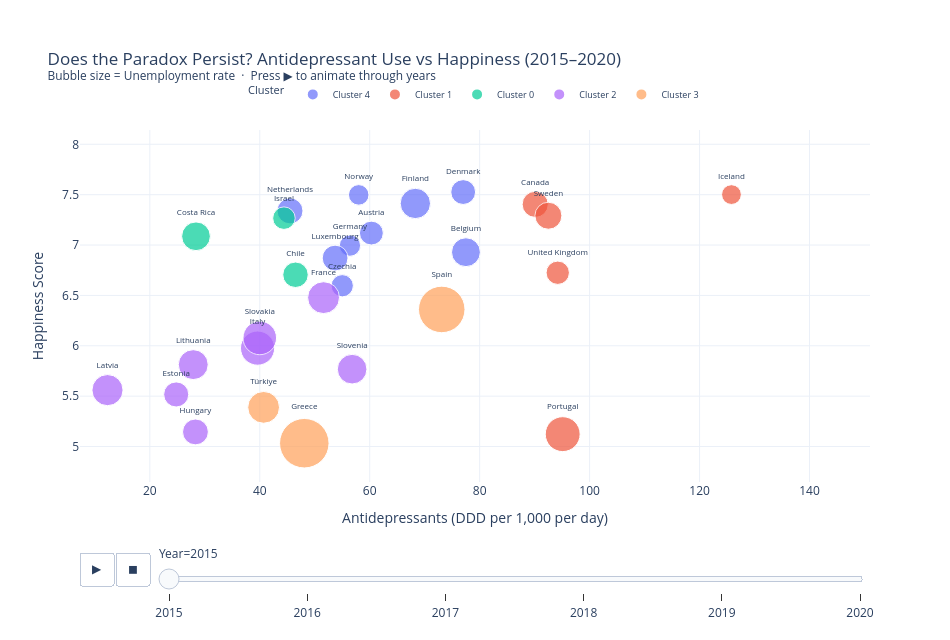

Notebook code for this chart:
### Markdown cell above
### Chart 1 — Animated Scatter: Does the Paradox Persist Each Year?

Each frame is a single year. If the positive antidepressant–happiness relationship is visible in every frame, the paradox is structural rather than an averaging artefact.

### Code cell
# Animated scatter: Happiness vs Antidepressants, year by year
# Bubble size = Unemployment  ·  Colour = cluster  ·  Text = country name

fig_anim = px.scatter(
    df_tc.sort_values("Year"),
    x="Antidepressants",
    y="Happiness",
    animation_frame="Year",
    animation_group="Country",
    size="Unemployment",
    color="Cluster_label",
    text="Country",                # country name shown on each bubble
    hover_name="Country",
    hover_data={
        "GINI": ":.1f",
        "Unemployment": ":.1f",
        "Antidepressants": ":.1f",
        "Cluster_label": False,
        "Year": False,
    },
    color_discrete_sequence=cluster_colors[:K],
    size_max=35,
    title=(
        "Does the Paradox Persist? Antidepressant Use vs Happiness (2015–2020)<br>"
        "<sup>Bubble size = Unemployment rate  ·  Press ▶ to animate through years</sup>"
    ),
    labels={
        "Antidepressants": "Antidepressants (DDD per 1,000 per day)",
        "Happiness": "Happiness Score",
        "Cluster_label": "Cluster",
    },
    template="plotly_white",
    width=950,
    height=640,
)

# Show text labels on all frames
fig_anim.update_traces(textposition="top center", textfont_size=8, mode="markers+text")

# Fix axis ranges so bubbles don't jump around between frames
fig_anim.update_layout(
    xaxis=dict(range=[df_tc["Antidepressants"].min() - 5, df_tc["Antidepressants"].max() + 5]),
    yaxis=dict(range=[df_tc["Happiness"].min() - 0.3,     df_tc["Happiness"].max() + 0.3]),
    # Horizontal legend just below the subtitle, above the plot
    legend=dict(
        title_text="Cluster",
        orientation="h",
        x=0.5, xanchor="center",
        y=1.06, yanchor="bottom",
        font=dict(size=9),
    ),
    margin=dict(t=130, b=100),
)

fig_anim.show()
fig_anim.write_html("./docs/visualizations/happiness_animated.html", include_plotlyjs="cdn")
print("Saved → ./docs/visualizations/happiness_animated.html")

### Figure 1 — Plotly figure (JSON) as saved in the notebook; plotly's stock layout.template omitted (floating-point values rounded to 4 significant figures)
{"data": [{"customdata": [[30.5, 5.802, "Cluster 4", 2015], [27.7, 8.482, "Cluster 4", 2015], [25.9, 5.048, "Cluster 4", 2015], [28.2, 6.278, "Cluster 4", 2015], [27.1, 9.376, "Cluster 4", 2015], [31.4, 4.612, "Cluster 4", 2015], [32.9, 6.796, "Cluster 4", 2015], [27.5, 4.296, "Cluster 4", 2015], [28.2, 6.872, "Cluster 4", 2015]], "hovertemplate": "<b>%{hovertext}</b><br><br>Antidepressants (DDD per 1,000 per day)=%{x:.1f}<br>Happiness Score=%{y}<br>Unemployment=%{customdata[1]:.1f}<br>Country=%{text}<br>GINI=%{customdata[0]:.1f}<extra></extra>", "hovertext": ["Austria", "Belgium", "Czechia", "Denmark", "Finland", "Germany", "Luxembourg", "Norway", "Netherlands"], "ids": ["Austria", "Belgium", "Czechia", "Denmark", "Finland", "Germany", "Luxembourg", "Norway", "Netherlands"], "legendgroup": "Cluster 4", "marker": {"color": "#636EFA", "size": [5.802, 8.482, 5.048, 6.278, 9.376, 4.612, 6.796, 4.296, 6.872], "sizemode": "area", "sizeref": 0.02039, "symbol": "circle"}, "mode": "markers+text", "name": "Cluster 4", "orientation": "v", "showlegend": true, "text": ["Austria", "Belgium", "Czechia", "Denmark", "Finland", "Germany", "Luxembourg", "Norway", "Netherlands"], "textfont": {"size": 8}, "textposition": "top center", "type": "scatter", "x": [60.3, 77.5, 55.0, 77.0, 68.3, 56.4, 53.7, 58.0, 45.5], "xaxis": "x", "y": [7.119, 6.929, 6.596, 7.526, 7.413, 6.994, 6.871, 7.498, 7.339], "yaxis": "y"}, {"customdata": [[33.7, 6.945, "Cluster 1", 2015], [26.8, 3.979, "Cluster 1", 2015], [35.5, 12.4, "Cluster 1", 2015], [29.2, 7.432, "Cluster 1", 2015], [33.3, 5.552, "Cluster 1", 2015]], "hovertemplate": "<b>%{hovertext}</b><br><br>Antidepressants (DDD per 1,000 per day)=%{x:.1f}<br>Happiness Score=%{y}<br>Unemployment=%{customdata[1]:.1f}<br>Country=%{text}<br>GINI=%{customdata[0]:.1f}<extra></extra>", "hovertext": ["Canada", "Iceland", "Portugal", "Sweden", "United Kingdom"], "ids": ["Canada", "Iceland", "Portugal", "Sweden", "United Kingdom"], "legendgroup": "Cluster 1", "marker": {"color": "#EF553B", "size": [6.945, 3.979, 12.4, 7.432, 5.552], "sizemode": "area", "sizeref": 0.02039, "symbol": "circle"}, "mode": "markers+text", "name": "Cluster 1", "orientation": "v", "showlegend": true, "text": ["Canada", "Iceland", "Portugal", "Sweden", "United Kingdom"], "textfont": {"size": 8}, "textposition": "top center", "type": "scatter", "x": [90.1, 125.8, 95.1, 92.5, 94.2], "xaxis": "x", "y": [7.404, 7.501, 5.123, 7.291, 6.725], "yaxis": "y"}, {"customdata": [[45.3, 6.605, "Cluster 0", 2015], [48.4, 8.415, "Cluster 0", 2015], [39.7, 5.176, "Cluster 0", 2015]], "hovertemplate": "<b>%{hovertext}</b><br><br>Antidepressants (DDD per 1,000 per day)=%{x:.1f}<br>Happiness Score=%{y}<br>Unemployment=%{customdata[1]:.1f}<br>Country=%{text}<br>GINI=%{customdata[0]:.1f}<extra></extra>", "hovertext": ["Chile", "Costa Rica", "Israel"], "ids": ["Chile", "Costa Rica", "Israel"], "legendgroup": "Cluster 0", "marker": {"color": "#00CC96", "size": [6.605, 8.415, 5.176], "sizemode": "area", "sizeref": 0.02039, "symbol": "circle"}, "mode": "markers+text", "name": "Cluster 0", "orientation": "v", "showlegend": true, "text": ["Chile", "Costa Rica", "Israel"], "textfont": {"size": 8}, "textposition": "top center", "type": "scatter", "x": [46.5, 28.4, 44.4], "xaxis": "x", "y": [6.705, 7.087, 7.267], "yaxis": "y"}, {"customdata": [[32.7, 6.412, "Cluster 2", 2015], [32.7, 10.35, "Cluster 2", 2015], [34.2, 9.873, "Cluster 2", 2015], [30.4, 6.813, "Cluster 2", 2015], [37.4, 9.12, "Cluster 2", 2015], [35.4, 11.9, "Cluster 2", 2015], [26.5, 11.49, "Cluster 2", 2015], [25.4, 8.962, "Cluster 2", 2015]], "hovertemplate": "<b>%{hovertext}</b><br><br>Antidepressants (DDD per 1,000 per day)=%{x:.1f}<br>Happiness Score=%{y}<br>Unemployment=%{customdata[1]:.1f}<br>Country=%{text}<br>GINI=%{customdata[0]:.1f}<extra></extra>", "hovertext": ["Estonia", "France", "Latvia", "Hungary", "Lithuania", "Italy", "Slovakia", "Slovenia"], "ids": ["Estonia", "France", "Latvia", "Hungary", "Lithuania", "Italy", "Slovakia", "Slovenia"], "legendgroup": "Cluster 2", "marker": {"color": "#AB63FA", "size": [6.412, 10.35, 9.873, 6.813, 9.12, 11.9, 11.49, 8.962], "sizemode": "area", "sizeref": 0.02039, "symbol": "circle"}, "mode": "markers+text", "name": "Cluster 2", "orientation": "v", "showlegend": true, "text": ["Estonia", "France", "Latvia", "Hungary", "Lithuania", "Italy", "Slovakia", "Slovenia"], "textfont": {"size": 8}, "textposition": "top center", "type": "scatter", "x": [24.8, 51.6, 12.3, 28.3, 27.9, 39.6, 40.0, 56.8], "xaxis": "x", "y": [5.517, 6.478, 5.56, 5.145, 5.813, 5.977, 6.078, 5.768], "yaxis": "y"}, {"customdata": [[36, 24.98, "Cluster 3", 2015], [42.9, 10.3, "Cluster 3", 2015], [36.2, 22.06, "Cluster 3", 2015]], "hovertemplate": "<b>%{hovertext}</b><br><br>Antidepressants (DDD per 1,000 per day)=%{x:.1f}<br>Happiness Score=%{y}<br>Unemployment=%{customdata[1]:.1f}<br>Country=%{text}<br>GINI=%{customdata[0]:.1f}<extra></extra>", "hovertext": ["Greece", "Türkiye", "Spain"], "ids": ["Greece", "Türkiye", "Spain"], "legendgroup": "Cluster 3", "marker": {"color": "#FFA15A", "size": [24.98, 10.3, 22.06], "sizemode": "area", "sizeref": 0.02039, "symbol": "circle"}, "mode": "markers+text", "name": "Cluster 3", "orientation": "v", "showlegend": true, "text": ["Greece", "Türkiye", "Spain"], "textfont": {"size": 8}, "textposition": "top center", "type": "scatter", "x": [48.1, 40.7, 73.1], "xaxis": "x", "y": [5.033, 5.389, 6.361], "yaxis": "y"}], "layout": {"height": 640, "legend": {"font": {"size": 9}, "itemsizing": "constant", "orientation": "h", "title": {"text": "Cluster"}, "tracegroupgap": 0, "x": 0.5, "xanchor": "center", "y": 1.06, "yanchor": "bottom"}, "margin": {"b": 100, "t": 130}, "sliders": [{"active": 0, "currentvalue": {"prefix": "Year="}, "len": 0.9, "pad": {"b": 10, "t": 60}, "steps": [{"args": [["2015"], {"frame": {"duration": 0, "redraw": false}, "fromcurrent": true, "mode": "immediate", "transition": {"duration": 0, "easing": "linear"}}], "label": "2015", "method": "animate"}, {"args": [["2016"], {"frame": {"duration": 0, "redraw": false}, "fromcurrent": true, "mode": "immediate", "transition": {"duration": 0, "easing": "linear"}}], "label": "2016", "method": "animate"}, {"args": [["2017"], {"frame": {"duration": 0, "redraw": false}, "fromcurrent": true, "mode": "immediate", "transition": {"duration": 0, "easing": "linear"}}], "label": "2017", "method": "animate"}, {"args": [["2018"], {"frame": {"duration": 0, "redraw": false}, "fromcurrent": true, "mode": "immediate", "transition": {"duration": 0, "easing": "linear"}}], "label": "2018", "method": "animate"}, {"args": [["2019"], {"frame": {"duration": 0, "redraw": false}, "fromcurrent": true, "mode": "immediate", "transition": {"duration": 0, "easing": "linear"}}], "label": "2019", "method": "animate"}, {"args": [["2020"], {"frame": {"duration": 0, "redraw": false}, "fromcurrent": true, "mode": "immediate", "transition": {"duration": 0, "easing": "linear"}}], "label": "2020", "method": "animate"}], "x": 0.1, "xanchor": "left", "y": 0, "yanchor": "top"}], "title": {"text": "Does the Paradox Persist? Antidepressant Use vs Happiness (2015–2020)<br><sup>Bubble size = Unemployment rate  ·  Press ▶ to animate through years</sup>"}, "updatemenus": [{"buttons": [{"args": [null, {"frame": {"duration": 500, "redraw": false}, "fromcurrent": true, "mode": "immediate", "transition": {"duration": 500, "easing": "linear"}}], "label": "&#9654;", "method": "animate"}, {"args": [[null], {"frame": {"duration": 0, "redraw": false}, "fromcurrent": true, "mode": "immediate", "transition": {"duration": 0, "easing": "linear"}}], "label": "&#9724;", "method": "animate"}], "direction": "left", "pad": {"r": 10, "t": 70}, "showactive": false, "type": "buttons", "x": 0.1, "xanchor": "right", "y": 0, "yanchor": "top"}], "width": 950, "xaxis": {"anchor": "y", "domain": [0, 1], "range": [7.3, 151], "title": {"text": "Antidepressants (DDD per 1,000 per day)"}}, "yaxis": {"anchor": "x", "domain": [0, 1], "range": [4.648, 8.142], "title": {"text": "Happiness Score"}}}}
